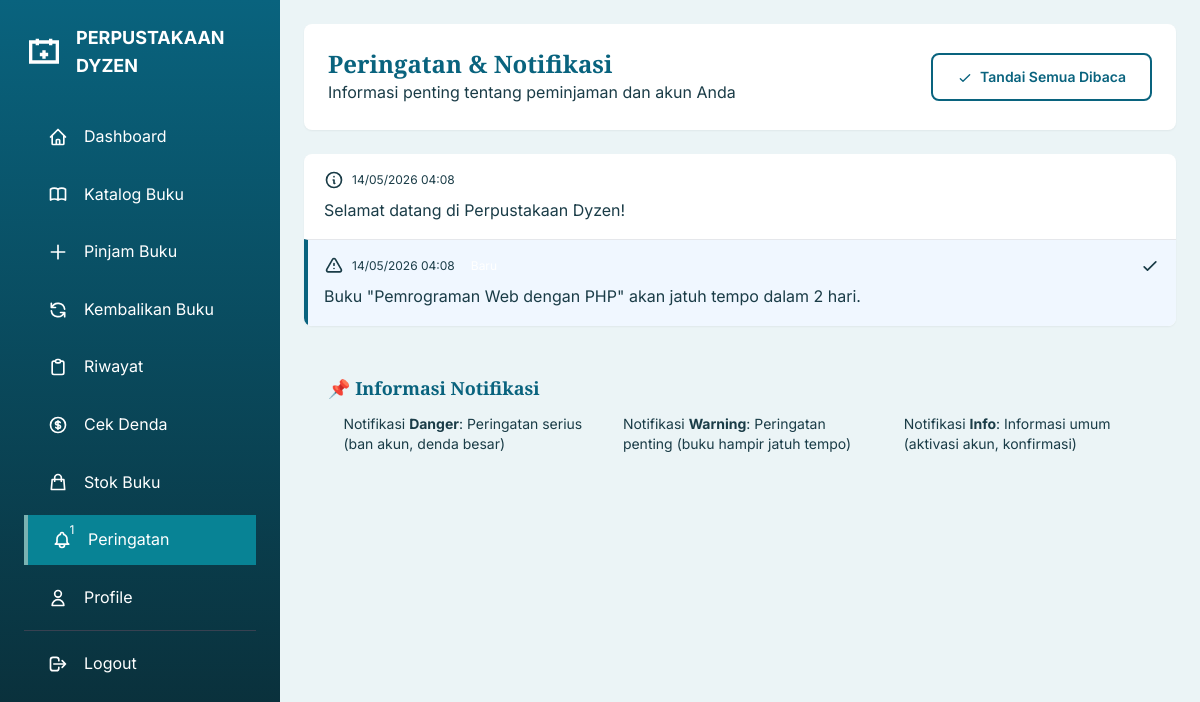
Screenshot of /page/user/peringatan_user.php (signed in) with the database file from the repository.
### tables this page shows
CREATE TABLE IF NOT EXISTS `peringatan` (
    `id` INT(11) NOT NULL AUTO_INCREMENT,
    `user_id` INT(11) NOT NULL,
    `pesan` TEXT NOT NULL,
    `tipe` ENUM('info', 'warning', 'danger', 'success') NOT NULL DEFAULT 'info',
    `is_read` TINYINT(1) NOT NULL DEFAULT 0,
    `created_at` TIMESTAMP NOT NULL DEFAULT CURRENT_TIMESTAMP,
    PRIMARY KEY (`id`),
    KEY `idx_user_id` (`user_id`),
    KEY `idx_user_read` (`user_id`, `is_read`),
    CONSTRAINT `fk_peringatan_user` FOREIGN KEY (`user_id`) REFERENCES `users`(`id`) ON DELETE CASCADE
);

### config/data_base.php (called while the page is built, shortened)
<?php
function generateCsrfToken() {
    return $_SESSION['csrf_token'];
}
function e($string, $flags = ENT_QUOTES) {
    return htmlspecialchars($string ?? '', $flags, 'UTF-8');
}

### page/user/peringatan_user.php (the view, shortened to what this page needs)
<?php
require_once '../../config/data_base.php';
$user_id = $_SESSION['user_id'];
$stmt = $pdo->prepare("
    SELECT * FROM peringatan
    WHERE user_id = ?
    ORDER BY created_at DESC
");
$stmt->execute([$user_id]);
$notifications = $stmt->fetchAll();
$unread_count = 0;
foreach ($notifications as $notif) {
    if (!$notif['is_read']) $unread_count++;
}
$csrf_token = generateCsrfToken();
?>
<!DOCTYPE html>
<html lang="id">
<head>
    <link href="https://cdn.jsdelivr.net/npm/tailwindcss@2/dist/tailwind.min.css" rel="stylesheet">
    <link rel="stylesheet" href="../../assets/css/style.css">
</head>
<body>
    <?php include 'sidebar_user.php'; ?>
    <div class="main-content">
        <header class="bg-white rounded-lg shadow-sm p-6 mb-6">
            <div class="flex justify-between items-center flex-wrap gap-4">
                <div>
                    <h1 class="text-2xl font-playfair font-bold text-primary">Peringatan & Notifikasi</h1>
                    <p class="text-text-light">Informasi penting tentang peminjaman dan akun Anda</p>
                </div>
                <?php if ($unread_count > 0): ?>
                    <a href="?mark_read=all&csrf_token=<?= $csrf_token ?>"
                       class="btn-outline text-sm"
                       onclick="return confirm('Tandai semua notifikasi sebagai sudah dibaca?')">
                        <svg class="w-4 h-4 inline mr-1" fill="none" stroke="currentColor" viewBox="0 0 24 24">
                            <path stroke-linecap="round" stroke-linejoin="round" stroke-width="2" d="M5 13l4 4L19 7"/>
                        </svg>
                        Tandai Semua Dibaca
                    </a>
                <?php endif; ?>
            </div>
        </header>
        <div class="bg-white rounded-lg shadow-sm overflow-hidden">
            <?php if (empty($notifications)): ?>
                <div class="p-12 text-center">
                    <svg class="w-20 h-20 mx-auto text-accent mb-4" fill="none" stroke="currentColor" viewBox="0 0 24 24">
                        <path stroke-linecap="round" stroke-linejoin="round" stroke-width="2" d="M15 17h5l-1.405-1.405A2.032 2.032 0 0118 14.158V11a6.002 6.002 0 00-4-5.659V5a2 2 0 10-4 0v.341C7.67 6.165 6 8.388 6 11v3.159c0 .538-.214 1.055-.595 1.436L4 17h5m6 0v1a3 3 0 11-6 0v-1m6 0H9"/>
                    </svg>
                    <p class="text-text-light">Tidak ada notifikasi.</p>
                    <p class="text-sm text-text-light mt-1">Semua notifikasi akan muncul di sini.</p>
                </div>
            <?php else: ?>
                <div class="divide-y">
                    <?php foreach ($notifications as $notif): ?>
                        <div class="notification-item p-4 <?= !$notif['is_read'] ? 'unread' : '' ?>">
                            <div class="flex items-start justify-between">
                                <div class="flex-1">
                                    <div class="flex items-center mb-2">
                                        <?php if ($notif['tipe'] == 'danger'): ?>
                                            <svg class="w-5 h-5 text-danger mr-2" fill="none" stroke="currentColor" viewBox="0 0 24 24">
                                                <path stroke-linecap="round" stroke-linejoin="round" stroke-width="2" d="M12 8v4m0 4h.01M21 12a9 9 0 11-18 0 9 9 0 0118 0z"/>
                                            </svg>
                                        <?php elseif ($notif['tipe'] == 'warning'): ?>
                                            <svg class="w-5 h-5 text-warning mr-2" fill="none" stroke="currentColor" viewBox="0 0 24 24">
                                                <path stroke-linecap="round" stroke-linejoin="round" stroke-width="2" d="M12 9v2m0 4h.01m-6.938 4h13.856c1.54 0 2.502-1.667 1.732-3L13.732 4c-.77-1.333-2.694-1.333-3.464 0L3.34 16c-.77 1.333.192 3 1.732 3z"/>
                                            </svg>
                                        <?php else: ?>
                                            <svg class="w-5 h-5 text-info mr-2" fill="none" stroke="currentColor" viewBox="0 0 24 24">
                                                <path stroke-linecap="round" stroke-linejoin="round" stroke-width="2" d="M13 16h-1v-4h-1m1-4h.01M21 12a9 9 0 11-18 0 9 9 0 0118 0z"/>
                                            </svg>
                                        <?php endif; ?>
                                        <span class="text-xs text-text-light"><?= date('d/m/Y H:i', strtotime($notif['created_at'])) ?></span>
                                        <?php if (!$notif['is_read']): ?>
                                            <span class="ml-2 px-2 py-0.5 bg-primary text-white text-xs rounded-full">Baru</span>
                                        <?php endif; ?>
                                    </div>
                                    <p class="text-text"><?= nl2br(e($notif['pesan'])) ?></p>
                                </div>
                                <?php if (!$notif['is_read']): ?>
                                    <a href="?read=1&id=<?= $notif['id'] ?>&csrf_token=<?= $csrf_token ?>"
                                       class="text-primary hover:text-secondary ml-4"
                                       title="Tandai sudah dibaca">
                                        <svg class="w-5 h-5" fill="none" stroke="currentColor" viewBox="0 0 24 24">
                                            <path stroke-linecap="round" stroke-linejoin="round" stroke-width="2" d="M5 13l4 4L19 7"/>
                                        </svg>
                                    </a>
                                <?php endif; ?>
                            </div>
                        </div>
                    <?php endforeach; ?>
                </div>
            <?php endif; ?>
        </div>
        <div class="bg-light rounded-lg p-6 mt-6">
            <h3 class="font-bold text-lg mb-3">📌 Informasi Notifikasi</h3>
            <div class="grid md:grid-cols-3 gap-4 text-sm">
                <div class="flex items-start space-x-2">
                    <div class="w-3 h-3 bg-danger rounded-full mt-1.5"></div>
                    <span class="text-text">Notifikasi <strong>Danger</strong>: Peringatan serius (ban akun, denda besar)</span>
                </div>
                <div class="flex items-start space-x-2">
                    <div class="w-3 h-3 bg-warning rounded-full mt-1.5"></div>
                    <span class="text-text">Notifikasi <strong>Warning</strong>: Peringatan penting (buku hampir jatuh tempo)</span>
                </div>
                <div class="flex items-start space-x-2">
                    <div class="w-3 h-3 bg-info rounded-full mt-1.5"></div>
                    <span class="text-text">Notifikasi <strong>Info</strong>: Informasi umum (aktivasi akun, konfirmasi)</span>
                </div>
            </div>
        </div>
    </div>
</body>
</html>

### assets/css/style.css (style rules this page uses)
:root { --color-primary: #09637E; --color-secondary: #088395; --color-accent: #7AB2B2; --color-light: #EBF4F6; --color-white: #FFFFFF; --color-dark: #0A2A33; --color-danger: #E53E3E; --color-success: #38A169; --color-warning: #D69E2E; --color-text: #1A3C47; --color-text-light: #6B9EA8; --shadow-sm: 0 1px 2px 0 rgb(0 0 0 / 0.05); --shadow-md: 0 4px 6px -1px rgb(0 0 0 / 0.1); --shadow-lg: 0 10px 15px -3px rgb(0 0 0 / 0.1); --shadow-xl: 0 20px 25px -5px rgb(0 0 0 / 0.1); --transition-fast: 150ms ease; --transition-normal: 250ms ease; --transition-slow: 350ms ease; --radius-sm: 0.375rem; --radius-md: 0.5rem; --radius-lg: 0.75rem; --radius-xl: 1rem; }
* { margin: 0; padding: 0; box-sizing: border-box; }
body { font-family: 'Inter', sans-serif; color: var(--color-text); background-color: var(--color-light); line-height: 1.6; overflow-x: hidden; }
h1, h2, h3, h4, h5, h6 { font-family: 'Playfair Display', serif; font-weight: 700; line-height: 1.2; color: var(--color-primary); }
.btn-outline { background: transparent; border: 2px solid var(--color-primary); color: var(--color-primary); padding: 0.75rem 1.5rem; border-radius: var(--radius-md); font-weight: 600; transition: all var(--transition-normal); cursor: pointer; }

### page/user/peringatan_user.php (style rules this page uses)
.main-content { margin-left: 280px; padding: 1.5rem; }
.notification-item { transition: all 0.2s; border-left: 4px solid transparent; }
.notification-item.unread { background-color: #f0f7ff; border-left-color: var(--color-primary); }

### rows the page displays
peringatan: tipe "info" (drawn), created_at "14/05/2026 04:08", pesan "Selamat datang di Perpustakaan Dyzen!"
peringatan: tipe "warning" (drawn), created_at "14/05/2026 04:08", pesan "Buku \"Pemrograman Web dengan PHP\" akan jatuh tempo dalam 2 hari."

### other values shown
$unreadCount "1"
